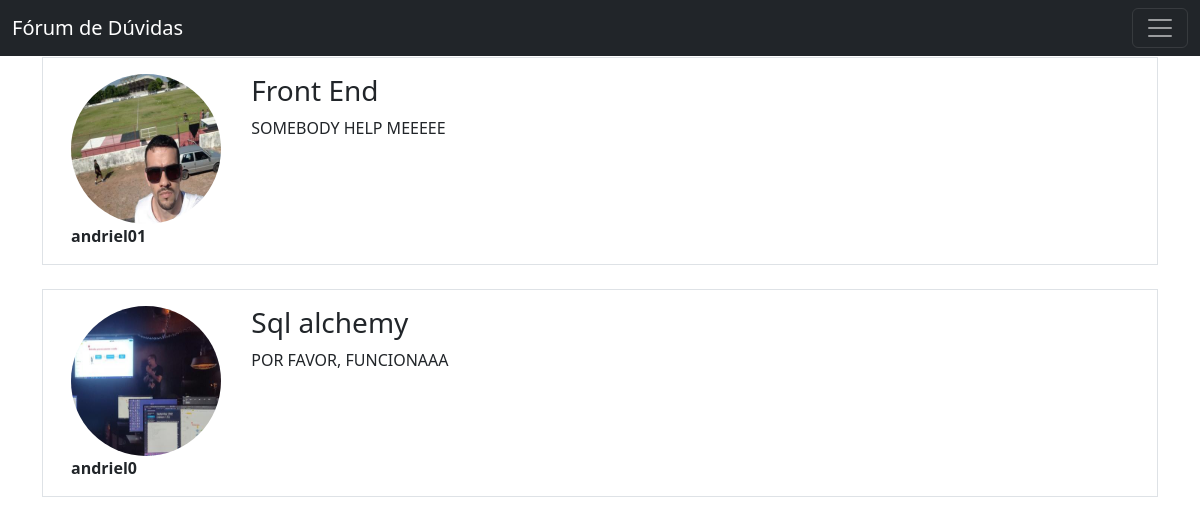
The page / on the database its author committed.
### duvidas/models.py (models this page shows)
class Post(database.Model):
    __table_args__ = {'extend_existing': True}
    id = database.Column(database.Integer, primary_key=True)
    titulo = database.Column(database.String, nullable=False)
    corpo = database.Column(database.Text, nullable=False)
    data_criacao = database.Column(database.DateTime, nullable=False, default=datetime.utcnow)
    id_usuario = database.Column(database.Integer, database.ForeignKey('usuario.id'), nullable=False)
    comentarios_post = database.relationship('duvidas.models.Comentario', lazy=True, overlaps="comentarios_post")

class Usuario(database.Model, UserMixin):
    __table_args__ = {'extend_existing': True}
    id = database.Column(database.Integer, primary_key=True)
    user = database.Column(database.String, nullable=False, unique=True)
    email = database.Column(database.String, nullable=False, unique=True)
    senha = database.Column(database.String, nullable=False)
    foto_perfil = database.Column(database.String, default='default.jpg', nullable=False)
    bio = database.Column(database.Text, default='', nullable=False)
    posts_user = database.relationship('Post', backref='autor', lazy=True)
    comentarios_user = database.relationship('duvidas.models.Comentario', lazy=True, overlaps="comentarios_user")
    projetos_user = database.relationship('duvidas.models.Projeto', lazy=True, overlaps="projetos_user")

### duvidas/routes.py (the view)
@app.route("/", methods=['GET', 'POST'])
def homepage():
    form_criar_post = FormCriarPost()
    posts = Post.query.order_by(Post.id.desc())
    if form_criar_post.validate_on_submit():
        with app.app_context():
            post = Post(titulo=form_criar_post.titulo.data, corpo=form_criar_post.corpo.data, id_usuario=current_user.id)
            database.session.add(post)
            database.session.commit()
            return redirect(url_for('homepage'))
    return render_template('homepage.html', form_criar_post=form_criar_post, posts=posts)

### duvidas/templates/homepage.html (shortened to what this page needs)
{% extends 'base.html' %}
{% block head %}
    <link rel="stylesheet" type="text/css" href="{{ url_for('static', filename='posts.css') }}">
{% endblock %}
{% block body %}
    <div class="container">
    <div class="container mt-3">
            {% for post in posts %}
        <div class="row border mt-4 p-3 meupost">
            <div class="col col-2">
                <div class="image pe-2">
                    <img src="{{ url_for('static', filename='fotos_perfil/{}'.format(post.autor.foto_perfil)) }}">
                    <br>
                    <strong>{{ post.autor.user }}</strong>
                </div>
            </div>
            <div class="col col-10">
                <h3>{{ post.titulo }}</h3>
                <p>{{ post.corpo }}</p>
            </div>
        </div>
        {% endfor %}
    </div>
    </div>
{% endblock %}

### duvidas/static/posts.css (style rules this page uses)
img { width: 150px; height: 150px; border-radius: 75px; }

### rows shown on the page
Post: foto_perfil (picture), autor.user "andriel01", titulo "Front End", corpo "SOMEBODY HELP MEEEEE"
Post: foto_perfil (picture), autor.user "andriel0", titulo "Sql alchemy", corpo "POR FAVOR, FUNCIONAAA"
